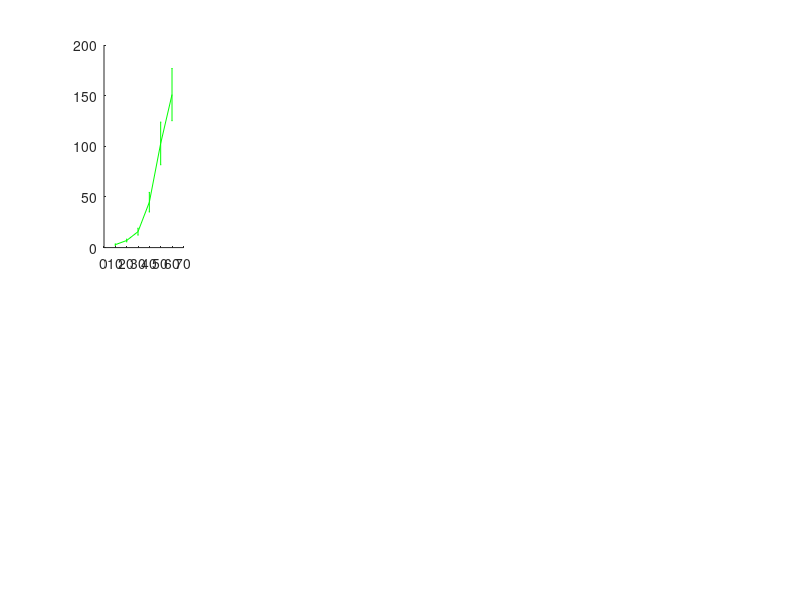

The MATLAB source for this figure: (Note: this script raises an error after producing the figure.)
%%% Producing Figure 4.3 in the thesis, chapter 4

%%% Pathogen extinction time plots with error bars, for varying model
%%% parameters

%%% This script is used in conjuction with the similarly named script found
%%% for SIS

%%% Run the SIS script first followed by this


z = 1.96;    %95% confidence interval
bF = 0:10:60;
bD = (0:6)/20;
gam = 5:5:80;
kap = 10:10:160;
eps = 0:0.05:1;
T = 500;


%% Beta_F
load('SEISbetaFAlpha80it100t500.mat')
sz = size(minorextinct);
avgmin = zeros(1, sz(2)); 
cimin = zeros(1, sz(2));
for i = 1:sz(2)
    nzmin = nonzeros(minorextinct(:,i));  %all nonzero extinction times from a minor outbreak
    
    up2 = find(nzmin > T); %ignoring all extinction times greater than T
    nzmin(up2) = [];
   
    if length(nzmin) > 0.5*sz(1)  %finding the mean and CI for minor outbreaks
        avgmin(i) = mean(nzmin);
        cimin(i) = z*std(nzmin)/sqrt(length(nzmin));
    end
end
g = find(avgmin>0);

subplot(2,5,1)
if isempty(g) == 0
    errorbar(bF(g), avgmin(g), cimin(g), 'g-', 'LineWidth', 0.5)
    hold on
end
set(gca,'Position',[0.1 0.41 0.14 0.27])
xticks([0 20 40 60])
xticklabels([])
%ylim([0 2])
hold on
str = 'A(i)';
dim = [.2 .64 .03 .03];
annotation('textbox', dim, 'String', str, 'FitBoxToText', 'off', 'EdgeColor', 'w');

%% Beta_D
load('SEISbetaDAlpha80it100t500.mat')
sz = size(minorextinct);
avgmin = zeros(1, sz(2));
cimin = zeros(1, sz(2));  
for i = 1:sz(2)
    nzmin = nonzeros(minorextinct(:,i));  %all nonzero extinction times from a minor outbreak

    up2 = find(nzmin > T); %ignoring all extinction times greater than T
    nzmin(up2) = [];    

    if length(nzmin) > 0.5*sz(1)  %finding the mean and CI for minor outbreaks
        avgmin(i) = mean(nzmin);
        cimin(i) = z*std(nzmin)/sqrt(length(nzmin));
    end
end
g = find(avgmin>0);

subplot(2,5,2)
if isempty(g) == 0
    errorbar(bD(g), avgmin(g), cimin(g), 'g-', 'LineWidth', 0.5)
    hold on
end
set(gca,'Position',[0.28 0.41 0.14 0.27])
xticks([0.15 0.2 0.25 0.3])
xticklabels([])
str = 'B(i)';
dim = [.38 .64 .03 .03];
annotation('textbox', dim, 'String', str, 'FitBoxToText', 'off', 'EdgeColor', 'w');
%ylim([0 2])

%% Gamma
load('SEISgammaAlpha80it100t500.mat')
sz = size(minorextinct);
avgmin = zeros(1, sz(2));
cimin = zeros(1, sz(2)); 
for i = 1:sz(2)
    nzmin = nonzeros(minorextinct(:,i));  %all nonzero extinction times from a minor outbreak
    
    up2 = find(nzmin > T); %ignoring all extinction times greater than T
    nzmin(up2) = [];

    if length(nzmin) > 0.5*sz(1)  %finding the mean and CI for minor outbreaks
        avgmin(i) = mean(nzmin);
        cimin(i) = z*std(nzmin)/sqrt(length(nzmin));
    end
end
g = find(avgmin>0);

subplot(2,5,3)
if isempty(g) == 0
    errorbar(gam(g), avgmin(g), cimin(g), 'g-', 'LineWidth', 0.5)
    hold on
end
set(gca,'Position',[0.46 0.41 0.14 0.27])
xticks([0 40 80])
xticklabels([])
str = 'C(i)';
dim = [.56 .64 .03 .03];
annotation('textbox', dim, 'String', str, 'FitBoxToText', 'off', 'EdgeColor', 'w');
%ylim([0 2])

%% Kappa
load('SEISkappaAlpha80it100t500.mat')
sz = size(minorextinct);
avgmin = zeros(1, sz(2));
cimin = zeros(1, sz(2)); 
for i = 1:sz(2)
    nzmin = nonzeros(minorextinct(:,i));  %all nonzero extinction times from a minor outbreak
    
    up2 = find(nzmin > T); %ignoring all extinction times greater than T
    nzmin(up2) = [];

    if length(nzmin) > 0.5*sz(1)  %finding the mean and CI for minor outbreaks
        avgmin(i) = mean(nzmin);
        cimin(i) = z*std(nzmin)/sqrt(length(nzmin));
    end
end
g = find(avgmin>0);

subplot(2,5,4)
if isempty(g) == 0
    errorbar(kap(g), avgmin(g), cimin(g), 'g-', 'LineWidth', 0.5)
    hold on
end
set(gca,'Position',[0.64 0.41 0.14 0.27])
xticks([0 40 80 120 160])
xlim([0 160])
xticklabels([])
str = 'D(i)';
dim = [.74 .64 .03 .03];
annotation('textbox', dim, 'String', str, 'FitBoxToText', 'off', 'EdgeColor', 'w');
%ylim([0 2])

%% Epsilon
T = 1000;
load('SEISepsilonAlpha80it100t1000.mat')
sz = size(minorextinct);
avgmin = zeros(1, sz(2));
cimin = zeros(1, sz(2)); 
for i = 1:sz(2)
    nzmin = nonzeros(minorextinct(:,i));  %all nonzero extinction times from a minor outbreak
    
    up2 = find(nzmin > T); %ignoring all extinction times greater than T
    nzmin(up2) = [];

    if length(nzmin) > 0.5*sz(1)  %finding the mean and CI for minor outbreaks
        avgmin(i) = mean(nzmin);
        cimin(i) = z*std(nzmin)/sqrt(length(nzmin));
    end
end
g = find(avgmin>0);

subplot(2,5,5)
if isempty(g) == 0
    errorbar(eps(g), avgmin(g), cimin(g), 'g-', 'LineWidth', 0.5)
    hold on
end
set(gca,'Position',[0.82 0.41 0.14 0.27])
xticklabels([])
str = 'E(i)';
dim = [.92 .64 .03 .03];
annotation('textbox', dim, 'String', str, 'FitBoxToText', 'off', 'EdgeColor', 'w');
%ylim([0 2])
